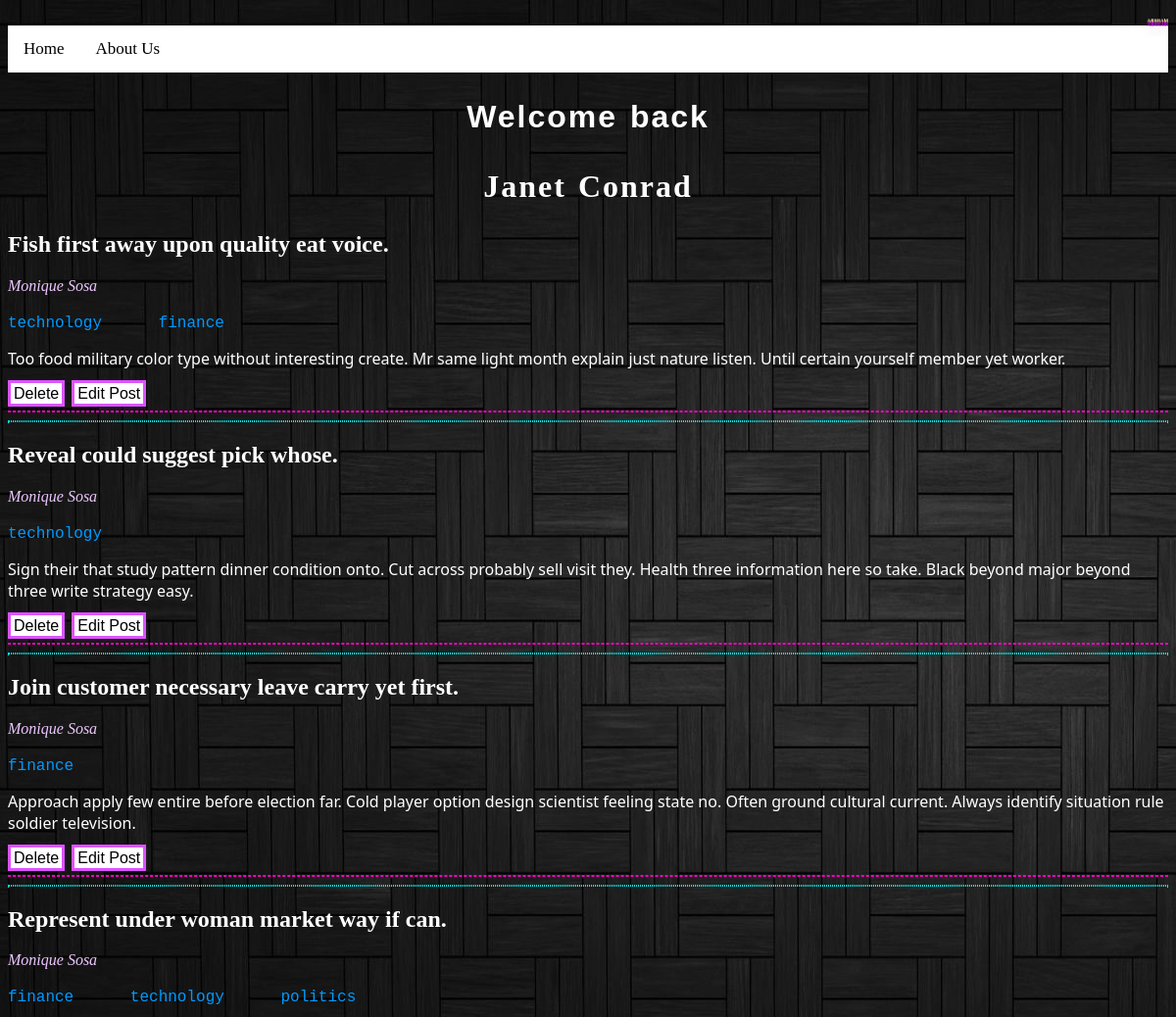
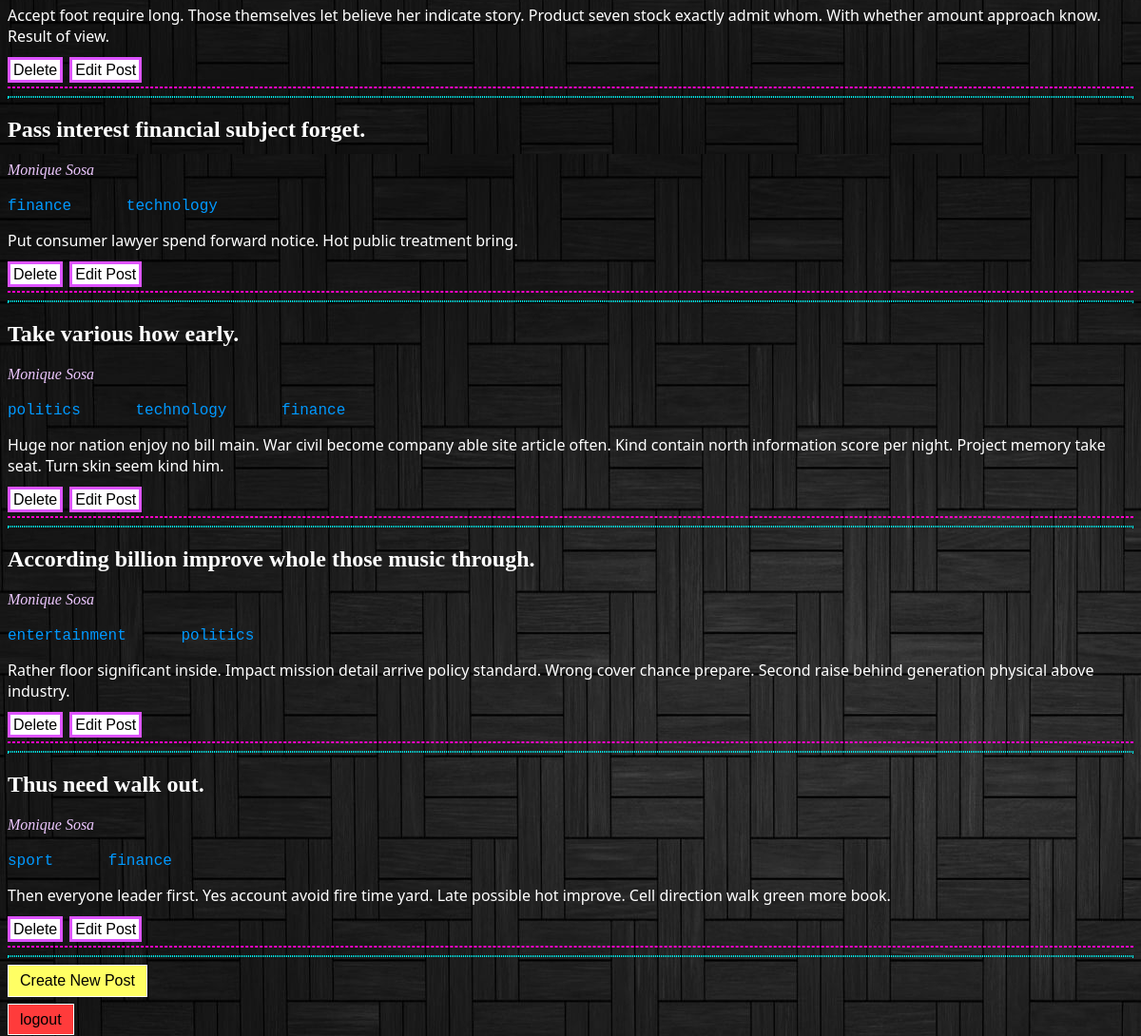
The app's page /dashboard (signed in) with its own data (2 pictures, top to bottom).
### weblog.py (models this page shows)
class User(db.Model, UserMixin):
    id = db.Column(db.Integer, primary_key=True)
    name = db.Column(db.String(50), nullable=False)
    username = db.Column(db.String(50), nullable=False, unique=True)
    password = db.Column(db.String(30), nullable=False)
    role = db.Column(db.String(10), nullable=False)
    posts = db.relationship('Post', backref='author')

class Post(db.Model):
    id = db.Column(db.Integer, primary_key=True)
    title = db.Column(db.String(200), nullable=False)
    image = db.Column(db.String(200))
    video = db.Column(db.String(200))
    content = db.Column(db.String(1000), nullable=False)
    date_created = db.Column(db.DateTime, default=datetime.now())
    author_id = db.Column(db.Integer, db.ForeignKey('user.id'))
    labels = db.relationship('Tag', secondary='post_tag', backref='posts_labeled')

class Tag(db.Model):
    id = db.Column(db.Integer, primary_key=True)
    name = db.Column(db.String(50), nullable=False)

### weblog.py (the view)
@app.route('/dashboard')
@login_required
def dashboard():
    posts = Post.query.filter_by(author_id=current_user.id)
    return render_template('dashboard.html', user=current_user, posts=posts)

### weblog.py (called while the page is built)
@login_manager.user_loader
def load_user(user_id):
    return User.query.get(int(user_id))

### templates/dashboard.html (shortened to what this page needs)
{% extends 'base.html' %}
{% block content %}
<div class="AS">
    <span>A</span>
    <span>R</span>
    <span>S</span>
    <span>H</span>
    <span>A</span>
    <span>M</span>
</div>
<link rel="stylesheet" href="{{url_for('static', filename='main4.css')}}">
<div class="topnav">
    <a href="{{url_for('index')}}">Home</a>
    <a class="toolb" href="{{url_for('about')}}">About Us</a>
</div>
<h1>Welcome back <h1><b>{{user.username}}</b></h1></h1>
{% for post in posts %}
    <h2>{{post.title}}</h2>
    <i>{{post.author.name}}</i>
    <p>{% for tag in post.labels %}<a class="tagss" href="/tag/{{tag.name}}">{{tag.name}}      </a>{% endfor %}</p>
    <p>{{post.content}}</p>
    <a class="delete" href="/delete/{{post.id}}">Delete</a>
    <a class="edit" href="/edit/{{post.id}}">Edit Post</a>
    <hr>
    <hr>
{% endfor %}
<a class="new_post" href="{{url_for('new_post')}}">Create New Post</a>
<br>
<a class="logout" href="{{url_for('logout')}}">logout</a>
{% endblock %}

### static/main4.css (style rules this page uses)
a.delete { white-space: pre-wrap; }
html { color: white; background-image: url("blackback.jpeg") }
p { font-family:'Segoe UI', Tahoma, Geneva, Verdana, sans-serif }
.tagss:link { color: #0099ff; text-decoration: none; white-space:pre-wrap; font-family: 'Courier New', Courier, monospace; }
i { color: rgb(237, 199, 255); }
.new_post:link, .new_post:visited { background-color: rgb(255, 255, 100); color: black; padding: 7px 12px; margin-bottom: 15px; text-decoration: none; display: inline-block; border: 0.15px solid white; text-align: left; font-family:sans-serif }
.logout:link, .logout:visited { background-color: rgb(255, 59, 59); color: black; padding: 7px 12px; text-decoration: none; border: 0.15px solid white; font-family:sans-serif }
h1 { text-align: center; letter-spacing: 2px; font-family: Impact, Haettenschweiler, 'Arial Narrow Bold', sans-serif; word-spacing: 2px; padding: 6px; }
hr { border: 1px dashed rgb(255, 0, 200); }
hr+hr { border: 1.5px dotted rgb(0, 245, 245); }
.edit:link, .edit:visited { color: black; background-color: white; border : 3px solid rgb(221, 83, 255); padding: 2px 3px; text-decoration: none; font-family:'Franklin Gothic Medium', 'Arial Narrow', Arial, sans-serif }
.delete:link, .delete:visited { color: black; background-color: white; border : 3px solid rgb(221, 83, 255); padding: 2px 3px; text-decoration: none; font-family: Arial, Helvetica, sans-serif; margin-right: 3px; font-family:'Franklin Gothic Medium', 'Arial Narrow', Arial, sans-serif }
h1>b { font-family:cursive }
.topnav { overflow: hidden; background-color: #ffffff; }
.topnav a { float: left; color: #000000; text-align: center; padding: 14px 16px; text-decoration: none; font-size: 17px; }
.AS { height: 100px; }
.AS span { position: relative; top: 10px; margin-bottom: 12.75px; display: inline-block; animation: bounce .3s ease infinite alternate; font-family: 'Titan One'cursive; font-size: 5px; color: #fff; text-shadow: 0 1px 0 rgb(255, 230, 0), 0 2px 0 rgb(195, 0, 255), 0 3px 0 rgb(195, 0, 255), 0 4px 0 rgb(195, 0, 255), 0 5px 0 rgb(195, 0, 255), 0 6px 0 transparent, 0 7px 0 transparent, 0 8px 0 transparent, 0 9px 0 transparent, 0 10px 10px rgba(0, 0, 0, 0.4); }
.AS span:nth-child(2) { animation-delay: .1s; }
.AS span:nth-child(3) { animation-delay: .2s; }
.AS span:nth-child(4) { animation-delay: .3s; }
.AS span:nth-child(5) { animation-delay: .4s; }
.AS span:nth-child(6) { animation-delay: .5s; }
.AS { width: 100%; height: 100%; background: rgba(255, 253, 253, 0); -webkit-font-smoothing: antialiased; display: flex; justify-content: right; align-items: right; }

### records on screen
User: username "Janet Conrad"
Post: title "Fish first away upon quality eat voice.", author.name "Monique Sosa", content "Too food military color type without interesting create. Mr same light month explain just nature listen. Until certain yourself member yet worker."
Tag: name "technology"
Tag: name "finance"
Post: title "Reveal could suggest pick whose.", author.name "Monique Sosa", content "Sign their that study pattern dinner condition onto. Cut across probably sell visit they. Health three information here so take. Black beyond major beyond three write strategy easy."
Post: title "Join customer necessary leave carry yet first.", author.name "Monique Sosa", content "Approach apply few entire before election far. Cold player option design scientist feeling state no. Often ground cultural current. Always identify situation rule soldier television."
Post: title "Represent under woman market way if can.", author.name "Monique Sosa", content "Accept foot require long. Those themselves let believe her indicate story. Product seven stock exactly admit whom. With whether amount approach know. Result of view."
Tag: name "politics"
Post: title "Pass interest financial subject forget.", author.name "Monique Sosa", content "Put consumer lawyer spend forward notice. Hot public treatment bring."
Post: title "Take various how early.", author.name "Monique Sosa", content "Huge nor nation enjoy no bill main. War civil become company able site article often. Kind contain north information score per night. Project memory take seat. Turn skin seem kind him."
Post: title "According billion improve whole those music through.", author.name "Monique Sosa", content "Rather floor significant inside. Impact mission detail arrive policy standard. Wrong cover chance prepare. Second raise behind generation physical above industry."
Tag: name "entertainment"
Post: title "Thus need walk out.", author.name "Monique Sosa", content "Then everyone leader first. Yes account avoid fire time yard. Late possible hot improve. Cell direction walk green more book."
Tag: name "sport"
